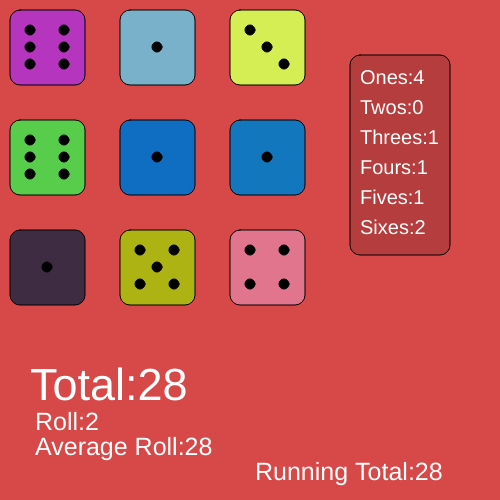
Frame 1 (no input)
Frame 60 (no input): identical to frame 1, image omitted
Frame 120 (the mouse pressed at the canvas centre since frame 60): identical to frame 1, image omitted

The p5.js sketch that drew this single still picture (run headless with seeded random() and noise() and a simulated clock; from frame 60 on, the mouse is pressed at the canvas centre):

// p5.js sketch
// ── sketch.js
'use strict';

var die, die1, die2, die3, die4, die5, die6, die7, die8;
var count1 = 0;
var count2 = 0;
var count3 = 0;
var count4 = 0;
var count5 = 0;
var count6 = 0;
var roll = 1;
var startTime=0;
var dice = new Array();
var total = 0;
var runtotal = 0;
var avg = total;



function setup() {
    createCanvas(500, 500);
    //noLoop();
    //dice = new Die [9];
    //dice = new Array [9];

}

function draw() {


    if (millis() - startTime > 0) {
        startTime += 3000;
        background(215, 72, 72);
        fill(0, 0, 0, 40);
        rect(350, 55, 100, 200, 10, 10, 10, 10);
        total = 0;
        count1 = 0;
        count2 = 0;
        count3 = 0;
        count4 = 0;
        count5 = 0;
        count6 = 0;
        avg = 0;

        for (var i = 0; i < 3; i++) {
            for (var j = 0; j < 3; j++) {
                dice[i * 3 + j] = new Die(110 * i + 10, 110 * j + 10);
            }
        }
        for (var i=0;i<9; i++) {
            dice[i].show();
        }
        roll++;
        fill(255);
        textSize(45);
        text("Total:" + total, 30, 400);
        textSize(25);
        text("Roll:" + roll, 35, 430);
        text("Average Roll:" + avg, 35, 455);
        textSize(20);
        text("Ones:" + count1, 360, 84);
        text("Twos:" + count2, 360, 114);
        text("Threes:" + count3, 360, 144);
        text("Fours:" + count4, 360, 174);
        text("Fives:" + count5, 360, 204);
        text("Sixes:" + count6, 360, 234);
        textSize(25);
        text("Running Total:" + runtotal, 255, 480);



    }
}

function mousePressed() {
    redraw();
    roll++;

}
class Die //models one single dice cube
{

    constructor( x, y)
    {
        this.x = x;
        this.y = y;
        this.rand = Math.floor((Math.random() * 6)) + 1;
//        console.log(this.rand);
        total += this.rand;

    }
    roll() {}
    show() {
        runtotal += this.rand;
        avg = runtotal / roll;

        fill(random(0, 255) % 250, random(0, 255) % 250, random(0, 255) % 250);

        rect(this.x, this.y, 75, 75, 10, 10, 10, 10);

        if (this.rand == 1) {
            
            count1++;
            fill(0);
            ellipse(this.x + 37, this.y + 37, 10, 10);
        }
        if (this.rand == 2) {
            count2++;
            fill(0);
            ellipse(this.x + 54, this.y + 54, 10, 10);
            ellipse(this.x + 20, this.y + 20, 10, 10);
        }
        if (this.rand == 3) {
            count3++;
            fill(0);
            ellipse(this.x + 37, this.y + 37, 10, 10);
            ellipse(this.x + 20, this.y + 20, 10, 10);
            ellipse(this.x + 54, this.y + 54, 10, 10);
        }
        if (this.rand == 4) {
            count4++;
            fill(0);
            ellipse(this.x + 20, this.y + 20, 10, 10);
            ellipse(this.x + 20, this.y + 54, 10, 10);
            ellipse(this.x + 54, this.y + 20, 10, 10);
            ellipse(this.x + 54, this.y + 54, 10, 10);
        }
        if (this.rand == 5) {
            count5++;
            fill(0);
            ellipse(this.x + 20, this.y + 20, 10, 10);
            ellipse(this.x + 20, this.y + 54, 10, 10);
            ellipse(this.x + 54, this.y + 20, 10, 10);
            ellipse(this.x + 54, this.y + 54, 10, 10);
            ellipse(this.x + 37, this.y + 37, 10, 10);
        }
        if (this.rand == 6) {
            count6++;
            fill(0);
            ellipse(this.x + 20, this.y + 20, 10, 10);
            ellipse(this.x + 20, this.y + 54, 10, 10);
            ellipse(this.x + 54, this.y + 20, 10, 10);
            ellipse(this.x + 54, this.y + 54, 10, 10);
            ellipse(this.x + 54, this.y + 37, 10, 10);
            ellipse(this.x + 20, this.y + 37, 10, 10);
        }
    }
}
